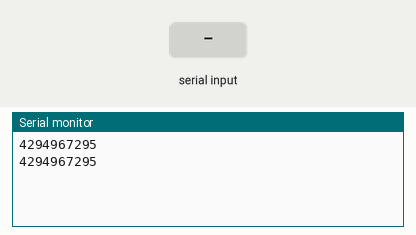
Bench run of a sketch on a simulated Arduino Uno, built with avr-gcc and run on an emulated ATmega328P. Shown: the last lines printed to the serial monitor. The test bench sets the inputs (shaded band). EEPROM starts erased.

Above: at 1.2 s.
1.3 s: "90,45\n" received over Serial
At 2.6 s:
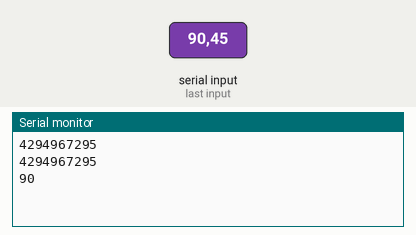
2.8 s: "30,150\n" received over Serial
At 5.9 s:
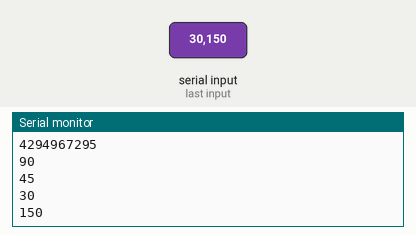
Timing chart, 0 to 7.4 s (numbered marks = the images above; inputs shaded):
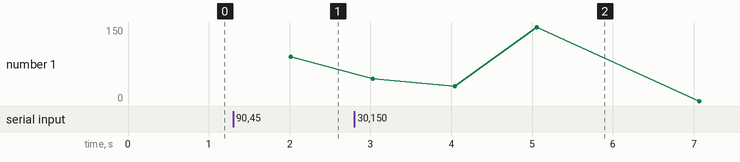

The sketch:

EEPROM_test1.ino
```cpp
#include <EEPROM.h>

#define EEPROM_write(address, p) {int i = 0; byte *pp = (byte*)&(p);for(; i < sizeof(p); i++) EEPROM.write(address+i, pp[i]);}

#define EEPROM_read(address, p)  {int i = 0; byte *pp = (byte*)&(p);for(; i < sizeof(p); i++) pp[i]=EEPROM.read(address+i);}


unsigned long incomingByte = 0;   // 定义无符号长整数型变量incomingByte初始值为0


void setup() {

  Serial.begin(9600);     // 打开串口，设置数据传输速率9600

}


void loop() {


  if (Serial.available() > 0) {

    incomingByte = Serial.parseInt();  //读取串口传入的下一个有效整数，把该整数赋值给incomingByte变量

    EEPROM_write(0,incomingByte)   //把incomingByte变量从0地址位开始写入EEPROM


  }

  EEPROM_read(0,incomingByte) //从0地址位开始读取EEPROM，把值写入变量incomingByte

  Serial.println(incomingByte); //通过串口输出

  delay(1000);

}
```

Measured:
- after the input at 1.3 s, the serial monitor: prints a new line after 0.72 s (image 1)
- after the input at 2.8 s, the serial monitor: prints a new line after 1.2 s (image 2)
